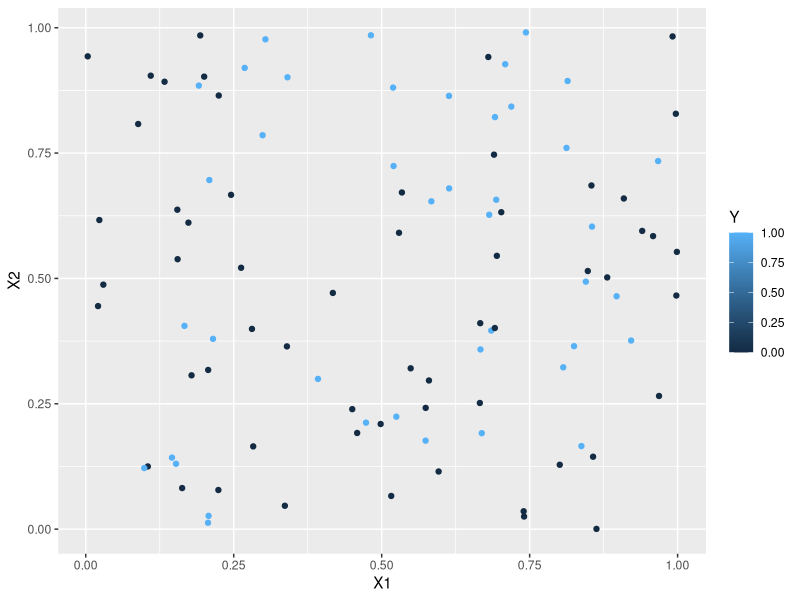
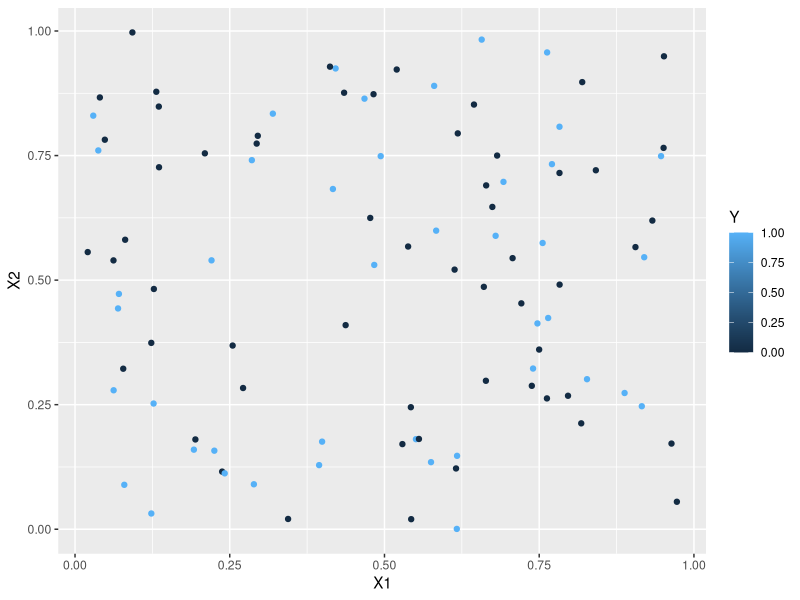
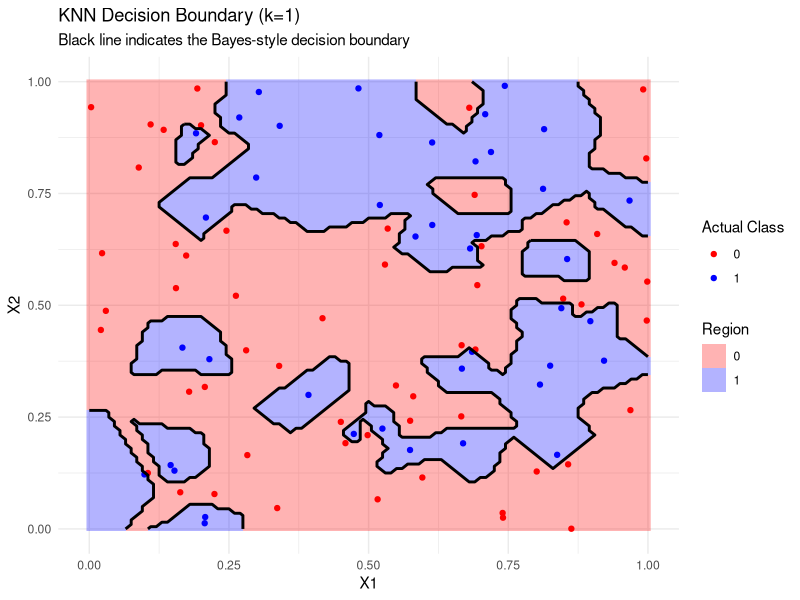
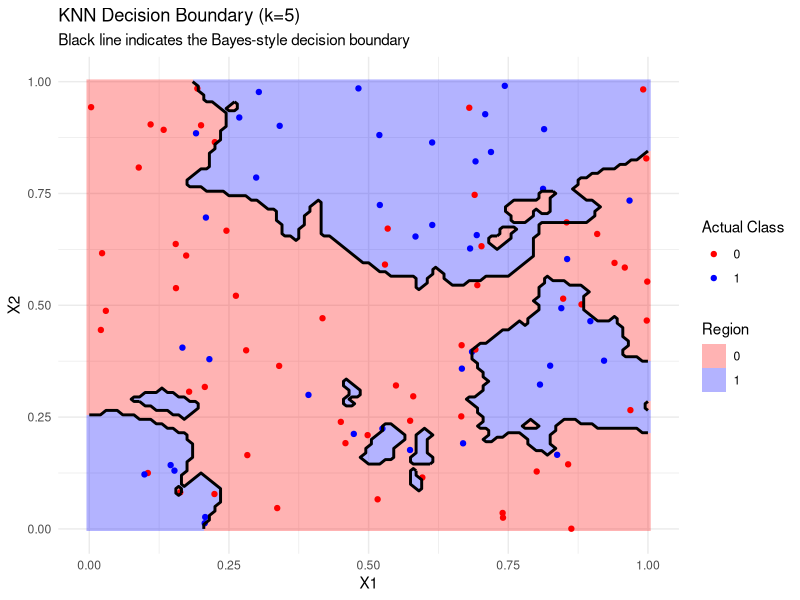

Recreate these plots in R, in order.
## ---- chunk 1
library(class)
library(tidyverse)
library(ggplot2)
## ---- chunk 2
#Generative model
set.seed(116) #setting a random seed so that we can reproduce everything exactly if we want to

generate_y <- function(x1,x2) { #two input parameters to generate the output y
  logit <- x1 -2*x2 -2*x1^2 + x2^2 + 3*x1*x2
  p <- exp(logit)/(1+exp(logit)) #apply the inverse logit function
  y <- rbinom(1,1,p) #y becomes a 0 (with prob 1-p) or a 1 with probability p
}
## ---- chunk 3
# Generate a training dataset with 100 points
set.seed(116)
n = 100
X1 <- runif(n,0,1)
X2 <- runif(n,0,1)

#I'm going to use a for loop to generate 100 y's
Y <- rep(0,n) #initializing my Y to be a vector of 0's
for (i in 1:n) {
  Y[i] <- generate_y(X1[i],X2[i])
}

sum(Y) #How many 0's and 1's were predicted? In this training set, 42% were 1's. However, almost 48% are 1's when n is large. That's quite close to 50/50 so we shouldn't have issues with "imbalance," which is something we'll learn about later in the semester.

training <- cbind(X1,X2,Y) #combining all of my variables into a training dataset
ggplot(data=training, aes(x=X1, y=X2, color=Y)) +
  geom_point()
## ---- chunk 4
# Create the training dataset as above using seed=116
# Create a testing dataset using seed=121

set.seed(121)
n = 100
X1 <- runif(n,0,1)
X2 <- runif(n,0,1)

#I'm going to use a for loop to generate 100 y's
Y <- rep(0,n) #initializing my Y to be a vector of 0's
for (i in 1:n) {
  Y[i] <- generate_y(X1[i],X2[i])
}

sum(Y) #43 1's, which is much closer to the 51.5% true rate
testing <- cbind(X1,X2,Y)

#Let's plot the test set. Does it look like the training set? Yeah, looks similar.
ggplot(data=testing, aes(x=X1, y=X2, color=Y)) +
  geom_point()

predicted.ys1 <- knn(train = training[,1:2], test = testing[,1:2], cl=training[,3],k=1)
predicted.ys <- knn(train = training[,1:2], test = testing[,1:2], cl=training[,3],k=5)
## ---- chunk 5

    testing.grid <- expand.grid(X1 = seq(0, 1, by = .01), 
                                X2 = seq(0, 1, by = .01))

    predicted.grid1 <- knn(train = training[,1:2], 
                          test = testing.grid, 
                          cl = training[,3], 
                          k = 1)
    predicted.grid5 <- knn(train = training[,1:2], 
                          test = testing.grid, 
                          cl = training[,3], 
                          k = 5)

    predicted.gridxy <- testing.grid
    predicted.gridxy$Y1 <- as.numeric(predicted.grid1) -1
    predicted.gridxy$Y5 <- as.numeric(predicted.grid5) -1 
## ---- chunk 6
misclass_rate <- function(predictions, truth) {
  1 - sum(predictions == truth) / length(predictions)
}

pred_k1 <- knn(train = training[,1:2],
               test = testing[,1:2],
               cl = training[,3],
               k = 1)

pred_k5 <- knn(train = training[,1:2],
               test = testing[,1:2],
               cl = training[,3],
               k = 5)

mis_k1 <- misclass_rate(pred_k1, testing[,3])
mis_k5 <- misclass_rate(pred_k5, testing[,3])

mis_k1
mis_k5
## ---- chunk 7
    ggplot() +
      # Background: Show the decision regions
      geom_raster(data = predicted.gridxy, aes(x = X1, y = X2, fill = as.factor(Y1)), alpha = 0.3) +
      # The Boundary: The contour line where Y changes
      geom_contour(data = predicted.gridxy, aes(x = X1, y = X2, z = Y1), 
                   breaks = 1.5, color = "black", size = 1) +
      # The actual data points
      geom_point(data = training, aes(x = X1, y = X2, color = as.factor(Y))) +
      scale_fill_manual(values = c("red", "blue"), name = "Region") +
      scale_color_manual(values = c("red", "blue"), name = "Actual Class") +
      labs(title = "KNN Decision Boundary (k=1)",
           subtitle = "Black line indicates the Bayes-style decision boundary") +
       geom_contour(data = predicted.gridxy, aes(x = X1, y = X2, z = Y1 +1),  
                   breaks = 1.5, color = "black", size = 1) +  
    theme_minimal()

    ggplot() +
      # Background: Show the decision regions
      geom_raster(data = predicted.gridxy, aes(x = X1, y = X2, fill = as.factor(Y5)), alpha = 0.3) +
      # The Boundary: The contour line where Y changes
      geom_contour(data = predicted.gridxy, aes(x = X1, y = X2, z = Y5), 
                   breaks = 1.5, color = "black", size = 1) +
      # The actual data points
      geom_point(data = training, aes(x = X1, y = X2, color = as.factor(Y))) +
      scale_fill_manual(values = c("red", "blue"), name = "Region") +
      scale_color_manual(values = c("red", "blue"), name = "Actual Class") +
      labs(title = "KNN Decision Boundary (k=5)",
           subtitle = "Black line indicates the Bayes-style decision boundary") +
       geom_contour(data = predicted.gridxy, aes(x = X1, y = X2, z = Y5 +1),  
                   breaks = 1.5, color = "black", size = 1) +  
    theme_minimal()
